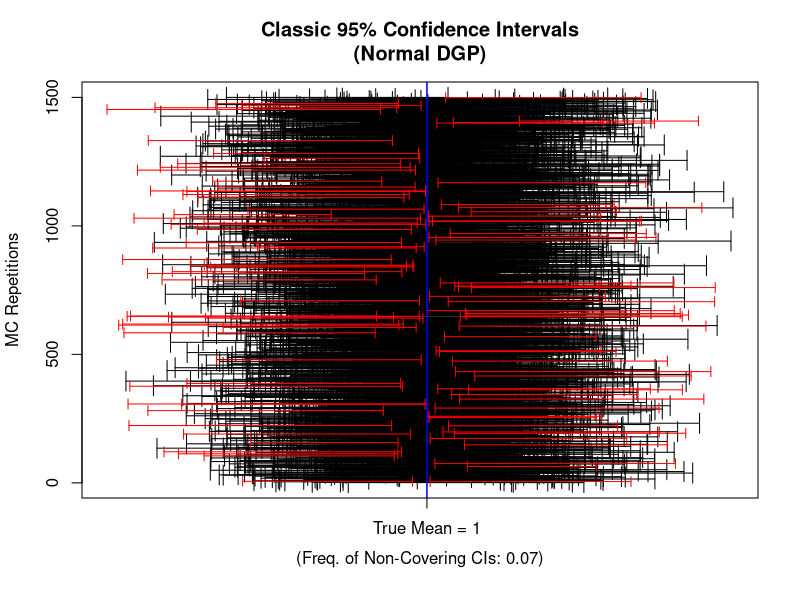
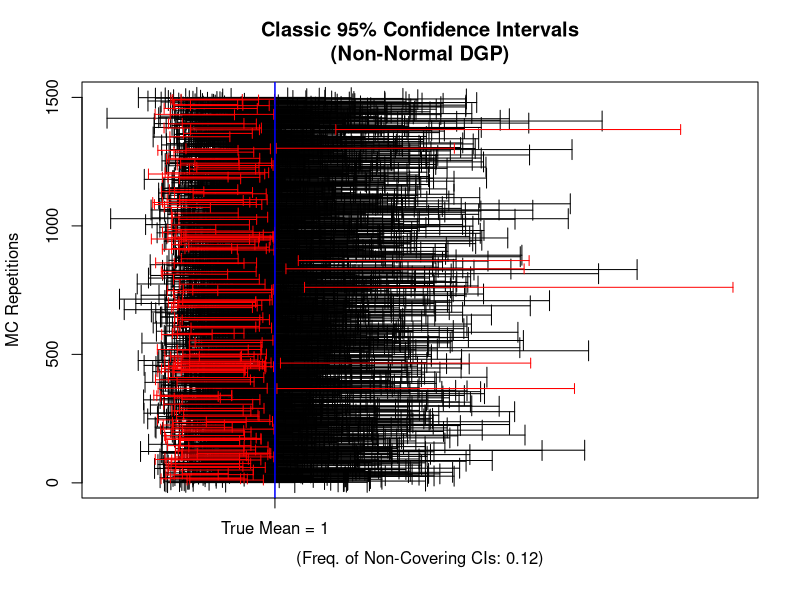
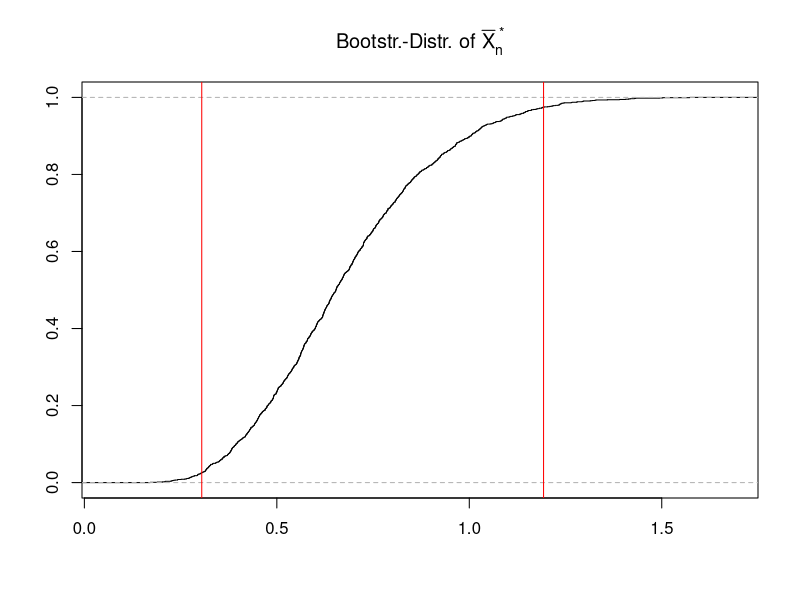
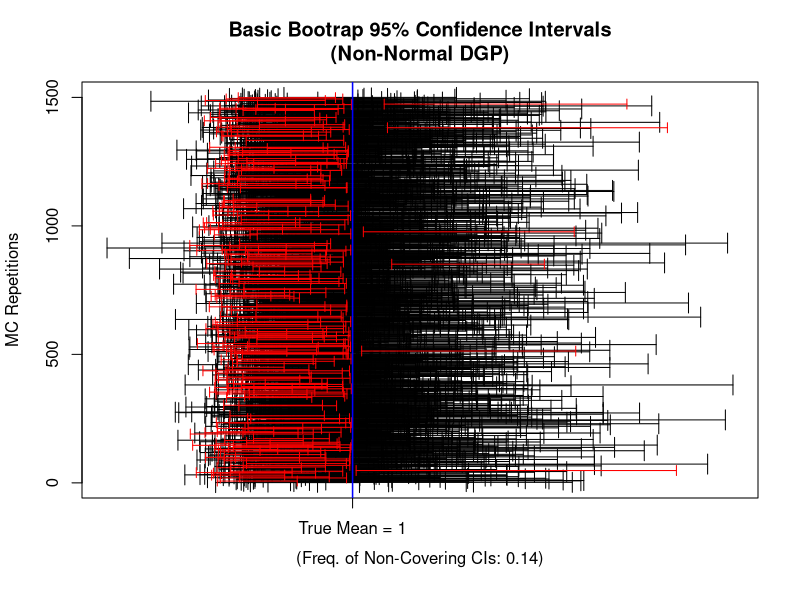
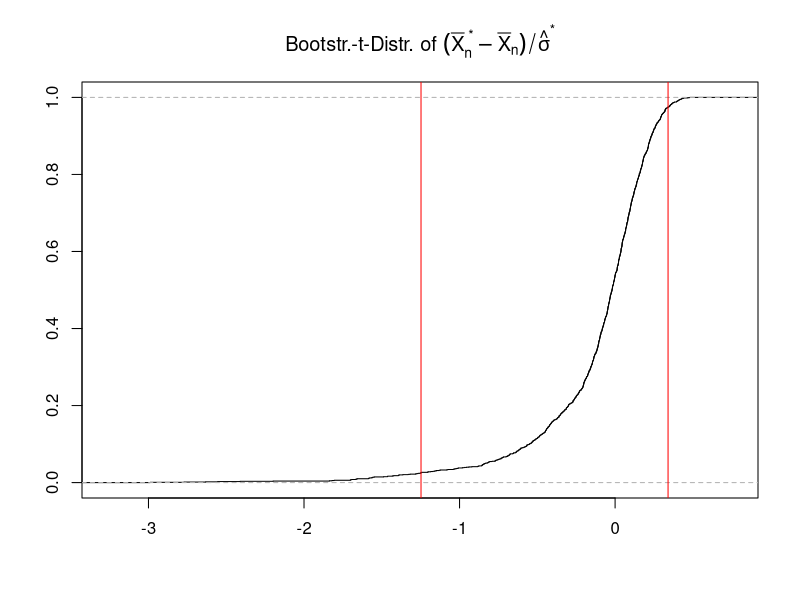
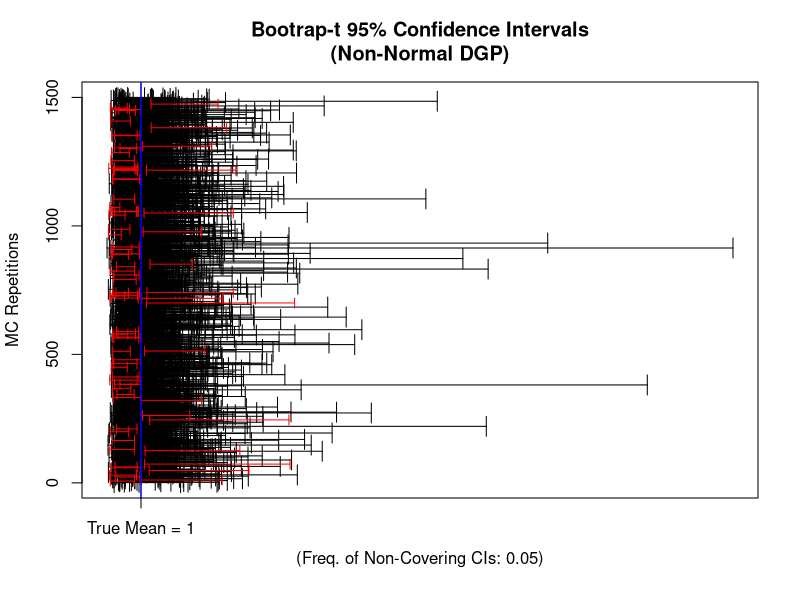

Write the R code that produced these figures, in order.
## ---- chunk 1
##  Setup:
n     <-   20 # Sample Size
mean  <-    1 # Mean
sdev  <-    2 # Standard Deviation
alpha <- 0.05 # Level

set.seed(123)
B          <- 1500 # MC repetitions
CI.lo.vec  <- rep(NA, B)
CI.up.vec  <- rep(NA, B)
  
## MC-Simulation:
for(b in 1:B){
  ## Data Generating Process:
  X.sample     <- rnorm(n=n, mean = mean, sd = sdev) 
  ## Estimates:
  X.bar.MC     <- mean(X.sample)
  sd.hat.MC    <- sd(X.sample)
  ## Classic CIs:
  
  CI.lo.vec[b] <- X.bar.MC - qnorm(p = 1-alpha/2)*(sd.hat.MC/sqrt(n))
  CI.up.vec[b] <- X.bar.MC + qnorm(p = 1-alpha/2)*(sd.hat.MC/sqrt(n))

  #CI.lo.vec[b] <- X.bar.MC - qt(p = 1-alpha/2, df=n-1)*(sd.hat.MC/sqrt(n))
  #CI.up.vec[b] <- X.bar.MC + qt(p = 1-alpha/2, df=n-1)*(sd.hat.MC/sqrt(n))
}

## How often does the classic CI cover the true mean?
CI.checks      <- CI.lo.vec <= mean  &  mean <= CI.up.vec
freq.non.cover <- length(CI.checks[CI.checks==FALSE])/B

## Plot
plot(x=0,y=0,xlim=range(CI.lo.vec, CI.up.vec), ylim=c(1,B), type="n", 
     ylab="MC Repetitions", xlab="", axes = FALSE, 
     main="Classic 95% Confidence Intervals\n(Normal DGP)")
axis(1, at=c(1), labels ="True Mean = 1")
axis(2); box()
mtext(side = 1, text=paste0("(Freq. of Non-Covering CIs: ",
      round(freq.non.cover,digits = 2),")"), line = 2.5)
## Covering CIs:
arrows(x0=CI.lo.vec[CI.checks==TRUE], 
       x1=CI.up.vec[CI.checks==TRUE], 
       y0=c(1:B)[CI.checks==TRUE], y1=c(1:B)[CI.checks==TRUE], 
       angle=90, code = 3, length = .1, col="black")
## Non-Covering CIs:
arrows(x0=CI.lo.vec[CI.checks==FALSE], 
       x1=CI.up.vec[CI.checks==FALSE], 
       y0=c(1:B)[CI.checks==FALSE], y1=c(1:B)[CI.checks==FALSE], 
       angle=90, code = 3, length = .05, col="red")
abline(v=mean,col="blue", lwd=1.5)
## ---- chunk 2
## Setup:
n     <-   20  # Sample Size
df    <-    1  # (=> mean==1)
alpha <- 0.05 # Level

set.seed(123)
B          <- 1500 # MC repetitions
CI.lo.vec  <- rep(NA, B)
CI.up.vec  <- rep(NA, B)
  
## MC-Simulation:
for(b in 1:B){
  ## Data Generating Process:
  X.sample     <- rchisq(n, df=df)
  ## Estimates:
  X.bar.MC     <- mean(X.sample)
  sd.hat.MC    <- sd(X.sample)
  ## Classic CIs:
  
  CI.lo.vec[b] <- X.bar.MC - qnorm(p = 1-alpha/2)*(sd.hat.MC/sqrt(n))
  CI.up.vec[b] <- X.bar.MC + qnorm(p = 1-alpha/2)*(sd.hat.MC/sqrt(n))
  
  #CI.lo.vec[b] <- X.bar.MC - qt(p = 1-alpha/2, df=n-1)*(sd.hat.MC/sqrt(n))
  #CI.up.vec[b] <- X.bar.MC + qt(p = 1-alpha/2, df=n-1)*(sd.hat.MC/sqrt(n))
}

## How often does the classic CI cover the true mean?
CI.checks      <- CI.lo.vec <= mean  &  mean <= CI.up.vec
freq.non.cover <- length(CI.checks[CI.checks==FALSE])/B

## Plot
plot(x=0,y=0,xlim=range(CI.lo.vec, CI.up.vec), ylim=c(1,B), type="n", 
     ylab="MC Repetitions", xlab="", axes = FALSE, 
     main="Classic 95% Confidence Intervals\n(Non-Normal DGP)")
axis(1, at=c(1), labels ="True Mean = 1")
axis(2); box()
mtext(side = 1, text=paste0("(Freq. of Non-Covering CIs: ",
      round(freq.non.cover,digits = 2),")"), line = 2.5)
## Covering CIs:
arrows(x0=CI.lo.vec[CI.checks==TRUE], 
       x1=CI.up.vec[CI.checks==TRUE], 
       y0=c(1:B)[CI.checks==TRUE], y1=c(1:B)[CI.checks==TRUE], 
       angle=90, code = 3, length = .1, col="black")
## Non-Covering CIs:
arrows(x0=CI.lo.vec[CI.checks==FALSE], 
       x1=CI.up.vec[CI.checks==FALSE], 
       y0=c(1:B)[CI.checks==FALSE], y1=c(1:B)[CI.checks==FALSE], 
       angle=90, code = 3, length = .05, col="red")
abline(v=mean,col="blue", lwd=1.5)
## ---- chunk 3
## Setup:
n     <-   20  # Sample Size
df    <-    1  # (=> mean==1)

## IID random sample:
set.seed(123)
S_n  <- rchisq(n, df=df)

## Empirical mean:
(X.bar <- mean(S_n))
## ---- chunk 4
## Bootstr-Setup:
alpha            <- 0.05
n.Bootsrap.draws <- 1500

## Generate bootstap samples:
Bootstr.Samples  <- matrix(NA, nrow=n, ncol=n.Bootsrap.draws)

for(j in 1:n.Bootsrap.draws){
  Bootstr.Samples[,j] <- sample(x=S_n, size=n, replace = TRUE)
}
## Boostrap draws of \bar{X}_n^*:
X.bar.bootstr.vec <- apply(X = Bootstr.Samples, MARGIN = 2, FUN = mean)

## Quantile of the bootstr.-distribution of \bar{X}_n^*:
t.1 <- quantile(X.bar.bootstr.vec, probs = 1-alpha/2)
t.2 <- quantile(X.bar.bootstr.vec, probs = alpha/2)
## plot
plot(ecdf(X.bar.bootstr.vec), xlab="", ylab="",
     main=expression(paste("Bootstr.-Distr. of ",bar(X)[n]^{" *"})))
abline(v=c(t.1,t.2),col="red")
## ---- chunk 5
## Basic Bootstrap Confidence Interval:
CI.Basic.Bootstr.lo <- 2*X.bar - t.1
CI.Basic.Bootstr.up <- 2*X.bar - t.2

## Re-labeling of otherwise false names:
attr(CI.Basic.Bootstr.lo, "names") <- c("2.5%")
attr(CI.Basic.Bootstr.up, "names") <- c("97.5%")
##
c(CI.Basic.Bootstr.lo, CI.Basic.Bootstr.up)
## ---- chunk 6
## Setup:
n     <-   20  # Sample Size
df    <-    1  # (=> mean==1)
mean  <-   df
alpha <- 0.05 # Level
n.Bootsrap.draws <- 1500

## MC-Setup:
set.seed(123)
B          <- 1500 # MC repetitions
CI.Basic.Bstr.lo.vec <- rep(NA, B)
CI.Basic.Bstr.up.vec <- rep(NA, B)

## MC-Simulation:
for(b in 1:B){
  ## Data Generating Process:
  S_n.MC        <- rchisq(n, df=df)
  ## Estimate:
  X.bar.MC      <- mean(S_n.MC)
  ## 
  Bootstr.Samples.MC  <- matrix(NA, nrow=n, ncol=n.Bootsrap.draws)
  for(j in 1:n.Bootsrap.draws){
    Bootstr.Samples.MC[,j] <- sample(x=S_n.MC, size=n, replace = TRUE)
  }
  X.bar.bootstr.MC.vec <- apply(X = Bootstr.Samples.MC, MARGIN = 2, FUN = mean)
  ## (1-alpha/2)-quantile:
  t.1.MC <- quantile(X.bar.bootstr.MC.vec, probs = 1-alpha/2)
  t.2.MC <- quantile(X.bar.bootstr.MC.vec, probs = alpha/2)
  ## Basic Bootstrap CIs:
  CI.Basic.Bstr.lo.vec[b] <- 2*X.bar.MC - t.1.MC
  CI.Basic.Bstr.up.vec[b] <- 2*X.bar.MC - t.2.MC
}

## How often does the classic CI cover the true mean?
CI.checks      <- CI.Basic.Bstr.lo.vec<=mean & mean<=CI.Basic.Bstr.up.vec
freq.non.cover <- length(CI.checks[CI.checks==FALSE])/B

## Plot
plot(x=0,y=0,xlim=range(CI.Basic.Bstr.lo.vec, CI.Basic.Bstr.up.vec), 
     ylim=c(1,B), type="n", 
     ylab="MC Repetitions", xlab="", axes = FALSE, 
     main="Basic Bootrap 95% Confidence Intervals\n(Non-Normal DGP)")
axis(1, at=c(1), labels ="True Mean = 1")
axis(2); box()
mtext(side = 1, text=paste0("(Freq. of Non-Covering CIs: ",
      round(freq.non.cover,digits = 2),")"), line = 2.5)
## Covering CIs:
arrows(x0=CI.Basic.Bstr.lo.vec[CI.checks==TRUE], 
       x1=CI.Basic.Bstr.up.vec[CI.checks==TRUE], 
       y0=c(1:B)[CI.checks==TRUE], y1=c(1:B)[CI.checks==TRUE], 
       angle=90, code = 3, length = .1, col="black")
## Non-Covering CIs:
arrows(x0=CI.Basic.Bstr.lo.vec[CI.checks==FALSE], 
       x1=CI.Basic.Bstr.up.vec[CI.checks==FALSE], 
       y0=c(1:B)[CI.checks==FALSE], y1=c(1:B)[CI.checks==FALSE], 
       angle=90, code = 3, length = .05, col="red")
abline(v=mean,col="blue", lwd=1.5)
## ---- chunk 7
## Setup:
n     <-   20  # Sample Size
df    <-    1  # (=> mean==1)

## IID random sample:
set.seed(123)
S_n  <- rchisq(n, df=df)

## Empirical mean and sd:
X.bar   <- mean(S_n)
sd.hat  <- sd(S_n)

## Bootstr-Setup:
alpha            <- 0.05
n.Bootsrap.draws <- 1500

## Generate bootstap samples:
Bootstr.Samples  <- matrix(NA, nrow=n, ncol=n.Bootsrap.draws)

for(j in 1:n.Bootsrap.draws){
  Bootstr.Samples[,j] <- sample(x=S_n, size=n, replace = TRUE)
}
## Compute boostrap draws of (\bar{X}_n^*-\bar{X}_n)/\hat{\sigma}^\ast:
X.bar.bootstr.vec    <- apply(X = Bootstr.Samples, MARGIN = 2, FUN = mean)
sd.bootstr.vec       <- apply(X = Bootstr.Samples, MARGIN = 2, FUN = sd)
##
Bootstr.t.sample.vec <- (X.bar.bootstr.vec - X.bar)/sd.bootstr.vec
## Quantile of the bootstr.-distribution of \bar{X}_n^*:
tau.1 <- quantile(Bootstr.t.sample.vec, probs = 1-alpha/2)
tau.2 <- quantile(Bootstr.t.sample.vec, probs = alpha/2)
## plot
plot(ecdf(Bootstr.t.sample.vec), xlab="", ylab="",
     main=expression(paste("Bootstr.-t-Distr. of ",
          (bar(X)[n]^{" *"}-bar(X)[n])/hat(sigma)^{"*"})))
abline(v=c(tau.1,tau.2),col="red")
## ---- chunk 8
## Basic Bootstrap Confidence Interval:
CI.Bstr.t.lo <- X.bar - tau.1 * sd.hat
CI.Bstr.t.up <- X.bar - tau.2 * sd.hat

## Re-labeling of otherwise false names:
attr(CI.Bstr.t.lo, "names") <- c("2.5%")
attr(CI.Bstr.t.up, "names") <- c("97.5%")
##
c(CI.Bstr.t.lo, CI.Bstr.t.up)
## ---- chunk 9
## Setup:
n     <-   20  # Sample Size
df    <-    1  # (=> mean==1)
mean  <-   df
alpha <- 0.05 # Level
n.Bootsrap.draws <- 1500

## MC-Setup:
set.seed(123)
B          <- 1500 # MC repetitions
CI.Bstr.t.lo.vec <- rep(NA, B)
CI.Bstr.t.up.vec <- rep(NA, B)

## MC-Simulation:
for(b in 1:B){
  ## Data Generating Process:
  S_n.MC        <- rchisq(n, df=df)
  ## Estimates:
  X.bar.MC      <- mean(S_n.MC)
  sd.MC         <- sd(S_n.MC)
  ## 
  Bootstr.Samples.MC  <- matrix(NA, nrow=n, ncol=n.Bootsrap.draws)
  for(j in 1:n.Bootsrap.draws){
    Bootstr.Samples.MC[,j] <- sample(x=S_n.MC, size=n, replace = TRUE)
  }
  X.bar.bootstr.MC.vec <- apply(X = Bootstr.Samples.MC, MARGIN = 2, FUN = mean)
  sd.bootstr.MC.vec    <- apply(X = Bootstr.Samples.MC, MARGIN = 2, FUN = sd)
  ## Make it a "Bootstrap-t" sample:
  Bootstr.t.MC.vec <- (X.bar.bootstr.MC.vec - X.bar.MC)/sd.bootstr.MC.vec
  ## (1-alpha/2)-quantile:
  tau.1.MC <- quantile(Bootstr.t.MC.vec, probs = 1-alpha/2)
  tau.2.MC <- quantile(Bootstr.t.MC.vec, probs = alpha/2)
  ## Basic Bootstrap CIs:
  CI.Bstr.t.lo.vec[b] <- X.bar.MC - tau.1.MC * sd.MC
  CI.Bstr.t.up.vec[b] <- X.bar.MC - tau.2.MC * sd.MC
}

## How often does the classic CI cover the true mean?
CI.checks      <- CI.Bstr.t.lo.vec<=mean & mean<=CI.Bstr.t.up.vec
freq.non.cover <- length(CI.checks[CI.checks==FALSE])/B

## Plot
plot(x=0,y=0,xlim=range(CI.Bstr.t.lo.vec, CI.Bstr.t.up.vec), 
     ylim=c(1,B), type="n", 
     ylab="MC Repetitions", xlab="", axes = FALSE, 
     main="Bootrap-t 95% Confidence Intervals\n(Non-Normal DGP)")
axis(1, at=c(1), labels ="True Mean = 1")
axis(2); box()
mtext(side = 1, text=paste0("(Freq. of Non-Covering CIs: ",
      round(freq.non.cover,digits = 2),")"), line = 2.5)
## Covering CIs:
arrows(x0=CI.Bstr.t.lo.vec[CI.checks==TRUE], 
       x1=CI.Bstr.t.up.vec[CI.checks==TRUE], 
       y0=c(1:B)[CI.checks==TRUE], y1=c(1:B)[CI.checks==TRUE], 
       angle=90, code = 3, length = .1, col="black")
## Non-Covering CIs:
arrows(x0=CI.Bstr.t.lo.vec[CI.checks==FALSE], 
       x1=CI.Bstr.t.up.vec[CI.checks==FALSE], 
       y0=c(1:B)[CI.checks==FALSE], y1=c(1:B)[CI.checks==FALSE], 
       angle=90, code = 3, length = .05, col="red")
abline(v=mean,col="blue", lwd=1.5)
